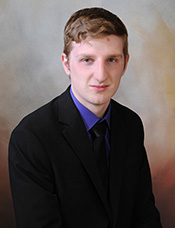
#> input picture CIS-162/Projects/Business Card/YB photo.jpg, 175 x 228 px
$ python color-to-grey.py '../../CIS-162/Projects/Business Card/YB photo.jpg'
#> lines starting #> are read from the running program, lines starting #| are printed output that depends on the picture
# !/usr/bin
# This script generates the greyscale historgram of a color image
# this should work on all common image formats (jpg, png, etc...)
# Author: Silas Agnew

# uses OpenCV install with: pip install opencv-python
# uses matlibplot install with: pip install matlibplot

# References
# https://www.geeksforgeeks.org/opencv-python-program-analyze-image-using-histogram/
# https://docs.opencv.org/master/

import cv2
import sys
from matplotlib import pyplot as plot

if (len(sys.argv) < 2):
    print("Input an image filepath")
    exit(1)

# Convert to greyscale
image = cv2.imread(sys.argv[1])
#> image is the input picture: shape (228, 175, 3); mean B, G, R 84.2, 86.3, 96
greyscale = cv2.cvtColor(image, cv2.COLOR_BGR2GRAY)
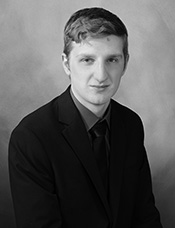
#> greyscale: shape (228, 175); min 0, max 250, mean 89

# Display original and greyscale image
cv2.imshow("Color", image)
cv2.imshow("Grey", greyscale)

# calculate the historgram of the greyscale intensity and display it
hist = cv2.calcHist([greyscale], [0], None, [256], [0, 256])
#> hist = 256 values, max 1987 at index 10, min 0 at index 236, mean 155.9
plot.plot(hist)
plot.show()
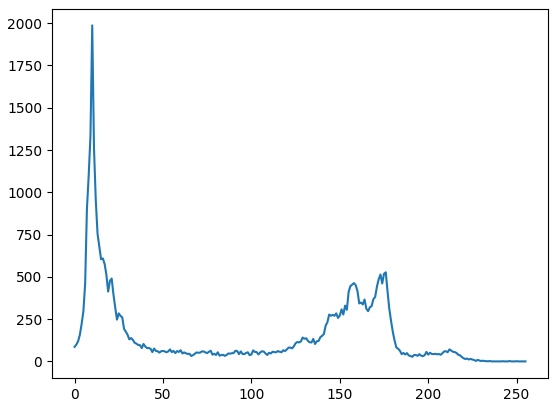
#> figure drawn by matplotlib, 1 panel; curve peaks at x = 10, y = 1987

# Wait for input to close images
cv2.waitKey()
cv2.destroyAllWindows()
